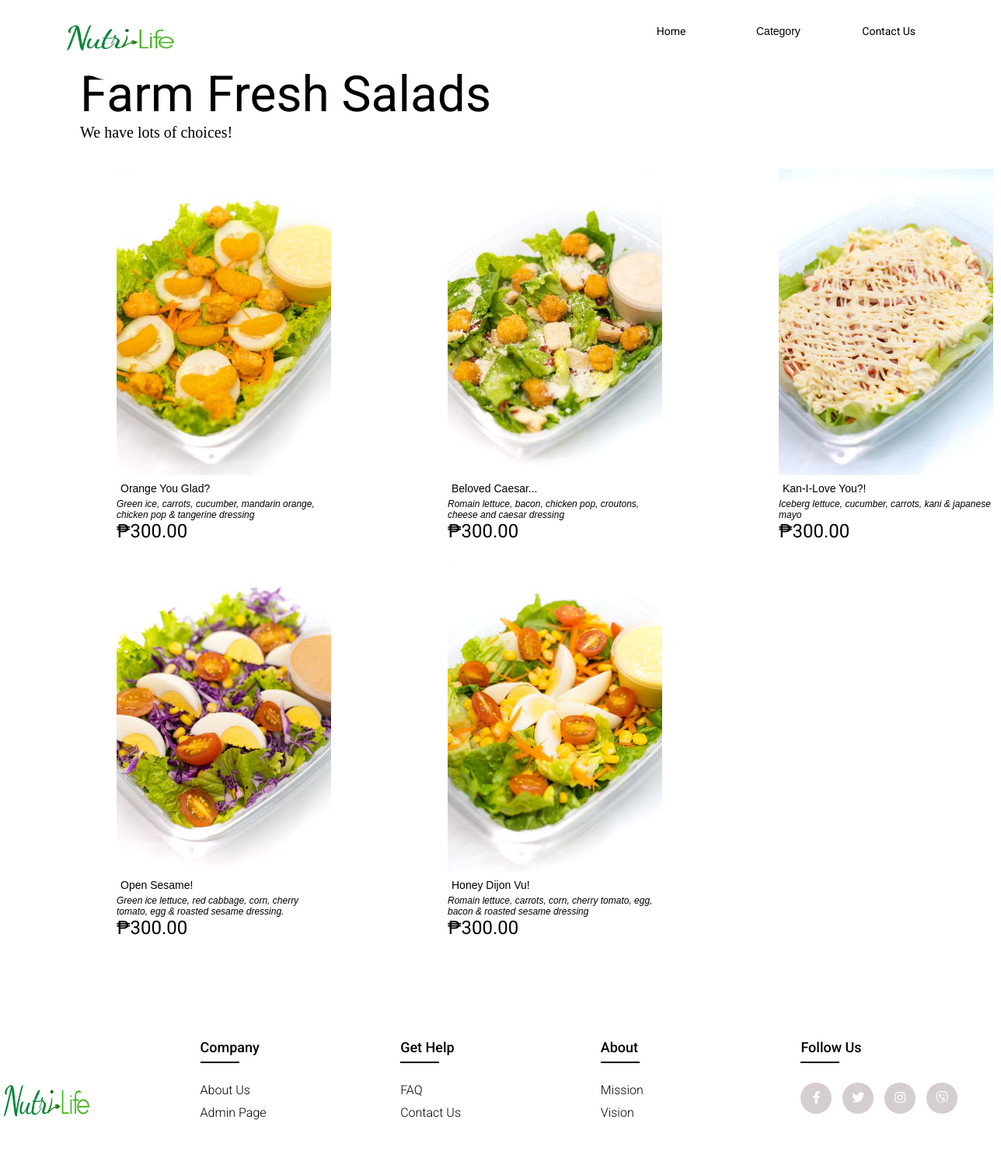
Page /Category/FreshSalads.php on the committed database.
### tables this page shows
CREATE TABLE `user` (
  `id` int(11) NOT NULL,
  `name` varchar(50) NOT NULL,
  `lastname` varchar(500) NOT NULL,
  `dated` date NOT NULL,
  `image` varchar(100) NOT NULL,
  `category` varchar(50) NOT NULL,
  `price` float(10,2) NOT NULL
);

### Category/FreshSalads.php (the view, shortened to what this page needs)
<!DOCTYPE html>
<html lang="en">
<head>
    <link href="style2.css" rel = "stylesheet" />
    <link rel="stylesheet" href="https://cdnjs.cloudflare.com/ajax/libs/font-awesome/5.15.4/css/all.min.css" />
</head>
<body>
    <div class="navbar">
        <a href = "../index.php" > <img src="nutrilife.jpg" class="logo-img"> </a>
        <ul>
            <li><a href="../index.php">Home</a></li>
            <li><a>
            <div class="dropdown">
                <button class="dropbtn">Category</button>
            </div>
            </a></li>
            <li><a href="../Contact/contact.php">Contact Us</a></li>
        </ul>
    </div>
    <main>
        <div class="content">
            <p id="one">Farm Fresh Salads</p>
            <p id="two">We have lots of choices!</p>
        </div>
    </main>
    <div class="container">
    <section class="items">
        <?php
            require 'dbconfig.php';
            $query = "SELECT * FROM user WHERE category = 'Farm Fresh Salads'";
            $query_run = mysqli_query($connection, $query);
            $check_product = mysqli_num_rows($query_run) > 0;
            if($check_product)
            {
                while($row = mysqli_fetch_array($query_run))
                {
        ?>
            <div class="item">
            <form action="../Product_Details/product_details.php" method="POST">
                        <button id="pic" type="submit" name="view"> <img src="../Admin/upload/<?php echo $row['image']; ?>" alt="Images"> </button>
                    </form>
                    <p id=three class="card-title"> <?php echo $row['name']; ?></p>
                <p id="four" class="card-title"><?php echo $row['lastname']; ?></p>
                <p id="price" class="card-title">₱<?php echo $row['price']; ?>
                </p>
            </div>
        <?php
            }
        }
        else
        {
            echo "No Product Found.";
        }
        ?>
    </section>
    </div>
    <footer class="footer">
        <div class="container">
            <div class="row">
                <div class="footer-col">
                    <a href = "#" > <img src="nutrilife.jpg" class="logo"> </a>
                </div>
                <div class="footer-col">
                    <h4>Company</h4>
                    <ul>
                        <li><a href="../AboutUs/aboutus.php">about us</a></li>
                        <li><a href="../Admin/login-user.php">Admin Page</a></li>
                    </ul>
                </div>
                <div class="footer-col">
                    <h4>get help</h4>
                    <ul>
                        <li><a href="../FAQ/faq.php">FAQ</a></li>
                        <li><a href="../Contact/contact.php">Contact Us</a></li>
                    </ul>
                </div>
                <div class="footer-col">
                    <h4>About</h4>
                    <ul>
                        <li><a href="../AboutUs/mission.php">Mission</a></li>
                        <li><a href="../AboutUs/vision.php">Vision</a></li>
                    </ul>
                </div>
                <div class="footer-col">
                    <h4>follow us</h4>
                    <div class="social-links">
                        <a href="https://www.facebook.com/nutrilife.wholesaling"><i class="fab fa-facebook-f"></i></a>
                        <a href="#"><i class="fab fa-twitter"></i></a>
                        <a href="https://www.instagram.com/Nutrilife.veggies/"><i class="fab fa-instagram"></i></a>
                        <a href="https://msng.link/o/?09614621005=vi"><i class="fab fa-viber"></i></a>
                    </div>
                </div>
            </div>
        </div>
   </footer>
</body>
</html>

### Category/style2.css (style rules this page uses)
* { margin: 0; padding: 0; box-sizing: border-box; }
.dropbtn { background-color: white; color: white; padding: 16px; font-size: 16px; border: none; }
.dropdown { position: relative; display: inline-block; text-decoration: none; color: none; }
.dropdown-content a { color: black; padding: 12px 16px; text-decoration: none; display: block; }
.navbar { background-color: rgb(255, 255, 255); color: #d8d8d8; width: 100%; line-height: 80px; height: 80px; font-size: 14px; padding: 0 30px; position: absolute; top:0; left: 0; }
.navbar a { text-decoration: none; color: #000000; }
.navbar ul { float: right; list-style: none; height: inherit; line-height: inherit; padding: 0 50px; }
.navbar ul li { display: inline-block; }
.navbar ul li a { display: block; text-align: center; min-width: 120px; padding: 0 30px; }
.navbar img { width: 150px; height: 120px; border-radius: 50%; overflow: hidden; margin-left: 50px; margin-top: -15px; }
html, body { font-family: 'Roboto', sans-serif; }
#one { text-align: left; color: black; padding-left: 8%; padding-top: 5%; font-size: 64px; margin-top: 20px; }
#two { text-align: left; font-family: PlayfairDisplay; padding-left: 8%; font-size: 20px; padding-bottom: 35px; }
.items { display: grid; grid-template-columns: repeat(3, 1fr); padding: 0px 150px; grid-column-gap: 150px; grid-row-gap: 30px; }
.item img { width: 276px; height: 394px; object-fit: cover; cursor: pointer; transition: 0.2s ease; }
.item #three { font-family: sans-serif; padding: 5px; text-align: left; font-size: 14px; }
.item #four { font-family: sans-serif; font-style: oblique; text-align: left; font-size: 12px; }
.item #price { text-align: left; font-size: 24px; }
.item #pic { padding: 0; border: none; background: none; }
.container { max-width: 1300px; margin:auto; }
.row { display: flex; flex-wrap: wrap; }
ul { list-style: none; }
.footer { background-color: #ffffff; padding-top: 10%; padding-bottom: 5%; }
.footer-col { width: 20%; }
.footer-col .logo { position: absolute; display: inline-block; height: 150px; width: 120px; }
.footer-col h4 { font-size: 18px; color: #000000; text-transform: capitalize; margin-bottom: 35px; font-weight: 500; position: relative; }
.footer-col h4::before { content: ''; position: absolute; left:0; bottom: -10px; background-color: #000000; height: 2px; box-sizing: border-box; width: 50px; }
.footer-col ul li:not(:last-child) { margin-bottom: 10px; }
.footer-col ul li a { font-size: 16px; text-transform: capitalize; color: #ffffff; text-decoration: none; font-weight: 300; color: #000000; display: block; transition: all 0.3s ease; }
.footer-col .social-links a { display: inline-block; height: 40px; width: 40px; background-color: rgb(212, 206, 206); margin:0 10px 10px 0; text-align: center; line-height: 40px; border-radius: 50%; color: #ffffff; transition: all 0.5s ease; }

### Category/FreshSalads.php (style rules this page uses)
.dropbtn { background-color: white; color: black; font-size: 14px; border: none; }
.dropdown { position: relative; display: inline-block; }
.dropdown-content a { color: black; padding: 12px 16px; text-decoration: none; display: block; }

### rows in the picture
user: image (picture), name "Orange You Glad?", lastname "Green ice, carrots, cucumber, mandarin orange, chicken pop & tangerine dressing", price "300.00"
user: image (picture), name "Beloved Caesar...", lastname "Romain lettuce, bacon, chicken pop, croutons, cheese and caesar dressing", price "300.00"
user: image (picture), name "Kan-I-Love You?!", lastname "Iceberg lettuce, cucumber, carrots, kani & japanese mayo", price "300.00"
user: image (picture), name "Open Sesame!", lastname "Green ice lettuce, red cabbage, corn, cherry tomato, egg & roasted sesame dressing.", price "300.00"
user: image (picture), name "Honey Dijon Vu!", lastname "Romain lettuce, carrots, corn, cherry tomato, egg, bacon & roasted sesame dressing", price "300.00"
